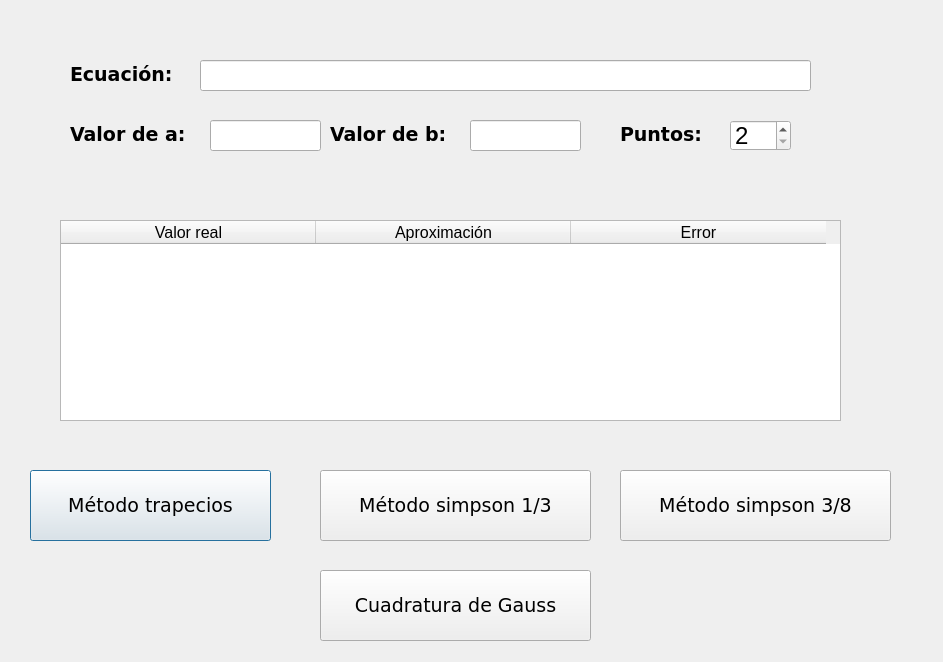
<?xml version="1.0" encoding="UTF-8"?>
<ui version="4.0">
 <class>Dialog</class>
 <widget class="QDialog" name="Dialog">
  <property name="geometry">
   <rect>
    <x>0</x>
    <y>0</y>
    <width>943</width>
    <height>662</height>
   </rect>
  </property>
  <property name="windowTitle">
   <string>Integracion</string>
  </property>
  <widget class="QLineEdit" name="valorA">
   <property name="geometry">
    <rect>
     <x>210</x>
     <y>120</y>
     <width>111</width>
     <height>31</height>
    </rect>
   </property>
   <property name="font">
    <font>
     <pointsize>16</pointsize>
    </font>
   </property>
   <property name="text">
    <string/>
   </property>
  </widget>
  <widget class="QLineEdit" name="valorB">
   <property name="geometry">
    <rect>
     <x>470</x>
     <y>120</y>
     <width>111</width>
     <height>31</height>
    </rect>
   </property>
   <property name="font">
    <font>
     <pointsize>16</pointsize>
    </font>
   </property>
   <property name="text">
    <string/>
   </property>
  </widget>
  <widget class="QLabel" name="label_8">
   <property name="geometry">
    <rect>
     <x>330</x>
     <y>120</y>
     <width>161</width>
     <height>28</height>
    </rect>
   </property>
   <property name="font">
    <font>
     <family>Verdana</family>
     <pointsize>14</pointsize>
     <weight>75</weight>
     <bold>true</bold>
    </font>
   </property>
   <property name="text">
    <string>Valor de b:</string>
   </property>
  </widget>
  <widget class="QLineEdit" name="ecuacion">
   <property name="geometry">
    <rect>
     <x>200</x>
     <y>60</y>
     <width>611</width>
     <height>31</height>
    </rect>
   </property>
   <property name="font">
    <font>
     <pointsize>12</pointsize>
    </font>
   </property>
   <property name="text">
    <string/>
   </property>
  </widget>
  <widget class="QLabel" name="label_6">
   <property name="geometry">
    <rect>
     <x>70</x>
     <y>60</y>
     <width>161</width>
     <height>28</height>
    </rect>
   </property>
   <property name="font">
    <font>
     <family>Verdana</family>
     <pointsize>14</pointsize>
     <weight>75</weight>
     <bold>true</bold>
    </font>
   </property>
   <property name="text">
    <string>Ecuación:</string>
   </property>
  </widget>
  <widget class="QLabel" name="label_7">
   <property name="geometry">
    <rect>
     <x>70</x>
     <y>120</y>
     <width>161</width>
     <height>28</height>
    </rect>
   </property>
   <property name="font">
    <font>
     <family>Verdana</family>
     <pointsize>14</pointsize>
     <weight>75</weight>
     <bold>true</bold>
    </font>
   </property>
   <property name="text">
    <string>Valor de a:</string>
   </property>
  </widget>
  <widget class="QPushButton" name="boton_trapecios">
   <property name="geometry">
    <rect>
     <x>30</x>
     <y>470</y>
     <width>241</width>
     <height>71</height>
    </rect>
   </property>
   <property name="font">
    <font>
     <family>Verdana</family>
     <pointsize>14</pointsize>
    </font>
   </property>
   <property name="text">
    <string>Método trapecios</string>
   </property>
  </widget>
  <widget class="QPushButton" name="boton_simpson1_3">
   <property name="geometry">
    <rect>
     <x>320</x>
     <y>470</y>
     <width>271</width>
     <height>71</height>
    </rect>
   </property>
   <property name="font">
    <font>
     <family>Verdana</family>
     <pointsize>14</pointsize>
    </font>
   </property>
   <property name="text">
    <string>Método simpson 1/3</string>
   </property>
  </widget>
  <widget class="QPushButton" name="boton_simpson3_8">
   <property name="geometry">
    <rect>
     <x>620</x>
     <y>470</y>
     <width>271</width>
     <height>71</height>
    </rect>
   </property>
   <property name="font">
    <font>
     <family>Verdana</family>
     <pointsize>14</pointsize>
    </font>
   </property>
   <property name="text">
    <string>Método simpson 3/8</string>
   </property>
  </widget>
  <widget class="QTableWidget" name="mitabla">
   <property name="geometry">
    <rect>
     <x>60</x>
     <y>220</y>
     <width>781</width>
     <height>201</height>
    </rect>
   </property>
   <property name="font">
    <font>
     <pointsize>12</pointsize>
    </font>
   </property>
   <attribute name="horizontalHeaderVisible">
    <bool>true</bool>
   </attribute>
   <attribute name="horizontalHeaderCascadingSectionResizes">
    <bool>false</bool>
   </attribute>
   <attribute name="horizontalHeaderDefaultSectionSize">
    <number>255</number>
   </attribute>
   <column>
    <property name="text">
     <string>Valor real</string>
    </property>
   </column>
   <column>
    <property name="text">
     <string>Aproximación</string>
    </property>
   </column>
   <column>
    <property name="text">
     <string>Error</string>
    </property>
   </column>
  </widget>
  <widget class="QLabel" name="label_9">
   <property name="geometry">
    <rect>
     <x>620</x>
     <y>120</y>
     <width>121</width>
     <height>28</height>
    </rect>
   </property>
   <property name="font">
    <font>
     <family>Verdana</family>
     <pointsize>14</pointsize>
     <weight>75</weight>
     <bold>true</bold>
    </font>
   </property>
   <property name="text">
    <string>Puntos:</string>
   </property>
  </widget>
  <widget class="QSpinBox" name="numero_puntos">
   <property name="geometry">
    <rect>
     <x>730</x>
     <y>120</y>
     <width>61</width>
     <height>31</height>
    </rect>
   </property>
   <property name="font">
    <font>
     <pointsize>18</pointsize>
    </font>
   </property>
   <property name="minimum">
    <number>2</number>
   </property>
   <property name="maximum">
    <number>5</number>
   </property>
  </widget>
  <widget class="QPushButton" name="cuadratura_gauss">
   <property name="geometry">
    <rect>
     <x>320</x>
     <y>570</y>
     <width>271</width>
     <height>71</height>
    </rect>
   </property>
   <property name="font">
    <font>
     <family>Verdana</family>
     <pointsize>14</pointsize>
    </font>
   </property>
   <property name="text">
    <string>Cuadratura de Gauss</string>
   </property>
  </widget>
 </widget>
 <resources/>
 <connections/>
</ui>
